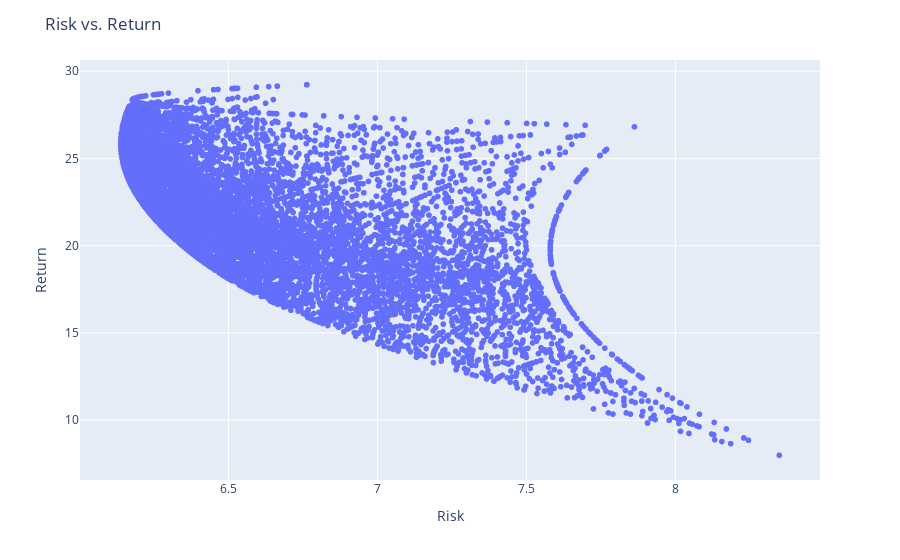

The notebook cell saved with this chart:
### Code cell
fig = px.scatter(df, x='Risk', y='Return', text=df.index, hover_data=['Weights'])
# Update the layout if necessary
fig.update_layout(
    title='Risk vs. Return',
    xaxis_title='Risk',
    yaxis_title='Return',
    hovermode='closest'
)

# Show the figure
fig.show()

### Figure 1 — Plotly figure (JSON) as saved in the notebook; plotly's stock layout.template omitted (floating-point values rounded to 4 significant figures; data arrays with more than 128 entries replaced by an {"elided": "..."} marker saying what was removed)
{"data": [{"customdata": {"elided": "10000x1 str values"}, "hovertemplate": "Risk=%{x}<br>Return=%{y}<br>index=%{text}<br>Weights=%{customdata[0]}<extra></extra>", "legendgroup": "", "marker": {"color": "#636efa", "symbol": "circle"}, "mode": "markers+text", "name": "", "showlegend": false, "text": {"elided": "10000 int values"}, "type": "scattergl", "x": {"elided": "10000 float values"}, "xaxis": "x", "y": {"elided": "10000 float values"}, "yaxis": "y"}], "layout": {"hovermode": "closest", "legend": {"tracegroupgap": 0}, "margin": {"t": 60}, "title": {"text": "Risk vs. Return"}, "xaxis": {"anchor": "y", "domain": [0, 1], "title": {"text": "Risk"}}, "yaxis": {"anchor": "x", "domain": [0, 1], "title": {"text": "Return"}}}}
